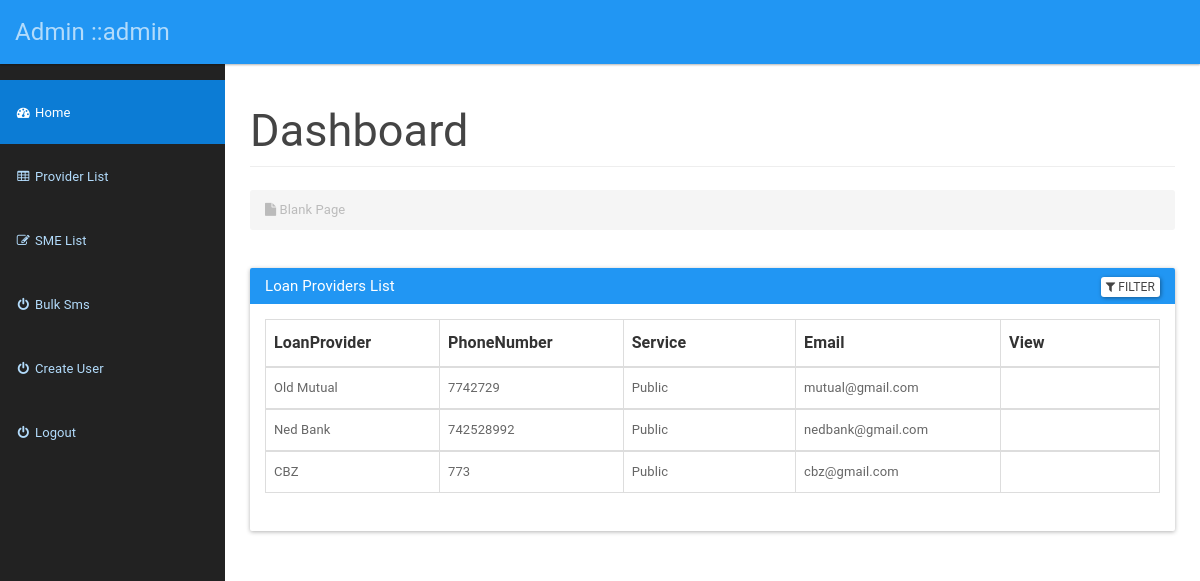
The page /admin/provider.php (signed in) on the database its author committed.
### tables this page shows
CREATE TABLE `provider` (
  `id` int(11) NOT NULL,
  `companyName` varchar(20) NOT NULL,
  `phoneNumber` int(10) NOT NULL,
  `address` varchar(200) NOT NULL,
  `businessType` varchar(20) NOT NULL,
  `regNumber` varchar(200) NOT NULL,
  `user_id` int(11) NOT NULL,
  `status` varchar(3) NOT NULL,
  `date_created` timestamp NOT NULL DEFAULT CURRENT_TIMESTAMP ON UPDATE CURRENT_TIMESTAMP,
  `email` varchar(200) NOT NULL
);

### admin/provider.php (the view, shortened to what this page needs)
<?php
include ('../conn.php');
$admin = $_SESSION['user']['username'];
?>
<!DOCTYPE html>
<html>
<head>
    <link href="assets/css/material.css" rel="stylesheet">
    <link href="assets/css/sb-admin.css" rel="stylesheet">
    <link href="assets/css/style.css" rel="stylesheet">
    <link href="assets/font-awesome/css/font-awesome.css" rel="stylesheet">
</head>
<body><div id="wrapper">
    <nav class="navbar navbar-inverse navbar-fixed-top" role="navigation">
        <div class="navbar-header">
            <a class="navbar-brand" href="home.php">Admin ::<?php echo  $admin;?></a>
        </div>
        <div class="collapse navbar-collapse navbar-ex1-collapse">
            <ul class="nav navbar-nav side-nav">
                <li class="active">
                    <a href="home.php"><i class="fa fa-fw fa-dashboard"></i> Home</a>
                </li>
                <li>
                    <a href="provider.php"><i class="fa fa-fw fa-table"></i> Provider List</a>
                </li>
                <li>
                    <a href="sme.php"><i class="fa fa-fw fa-edit"></i> SME List</a>
                </li>
                <li>
                    <a href="bulksms.php"><i class="fa fa-fw fa-power-off"></i> Bulk Sms</a>
                </li>
                <li>
                    <a href="create_user.php"><i class="fa fa-fw fa-power-off"></i> Create User</a>
                </li>
                <li>
                    <a href="home.php?logout='1'""><i class="fa fa-fw fa-power-off"></i> Logout</a>
                </li>
            </ul>
        </div>
    </nav>
    <div id="page-wrapper">
        <div class="container-fluid">
            <div class="row">
                <div class="col-lg-12">
                    <h2 class="page-header">
                        Dashboard
                    </h2>
                    <ol class="breadcrumb">
                        <li class="active">
                            <i class="fa fa-file"></i> Blank Page
                        </li>
                    </ol>
                </div>
            </div>
            <div class="panel panel-primary filterable">
                <div class="panel-heading">
                    <h3 class="panel-title"> Loan Providers List</h3>
                    <div class="pull-right">
                        <button class="btn btn-default btn-xs btn-filter"><span class="fa fa-filter"></span> Filter</button>
                    </div>
                </div>
                <div class="panel-body">
                    <table class="table table-hover table-bordered">
                        <thead>
                        <tr class="filters">
                            <th><input type="text" class="form-control" placeholder="LoanProvider" disabled></th>
                            <th><input type="text" class="form-control" placeholder="PhoneNumber" disabled></th>
                            <th><input type="text" class="form-control" placeholder="Service" disabled></th>
                            <th><input type="text" class="form-control" placeholder="Email" disabled></th>
                            <th><input type="text" class="form-control" placeholder="View" disabled></th>
                        </tr>
                        </thead>
                        <?php
                        $sql="SELECT * FROM provider";
                        $res=mysqli_query($conn,$sql);
                        while ($provider=mysqli_fetch_array($res)) {
                            echo "<tbody>";
                            echo     "<tr>";
                            echo  "<td>".$provider['companyName']."</td>";
                            echo "<td>" . $provider['phoneNumber'] . "</td>";
                            echo "<td>" . $provider['businessType'] . "</td>";
                            echo "<td>" . $provider['email'] . "</td>";
                            echo  "<td>". "</td>";
                        }
                        echo "</tr>";
                        echo "</tbody>";
                        echo "</table>";
                        ?>
                </div>
            </div>
        </div>
    </div>
</div>
</body>
</html>

### admin/assets/css/sb-admin.css (style rules this page uses)
body { margin-top: 100px; background-color: #222; }
@media (min-width:768px) { body { margin-top: 50px; } }
#wrapper { padding-left: 0; }
#page-wrapper { min-height: 900px !important; width: 100%; padding: 0; background-color: #fff; }
@media (min-width:768px) { #wrapper { padding-left: 225px; } }
@media (min-width:768px) { #page-wrapper { padding: 10px; } }
@media (min-width:768px) { .side-nav { position: fixed; top: 80px; left: 225px; width: 225px; margin-left: -225px; border: none; border-radius: 0; overflow-y: auto; background-color: #222; bottom: 0; overflow-x: hidden; padding-bottom: 40px; } }
@media (min-width:768px) { .side-nav>li>a { width: 225px; } }

### admin/assets/css/style.css (style rules this page uses)
.filterable { margin-top: 15px; }
.filterable .panel-heading .pull-right { margin-top: -20px; }
.filterable .filters input[disabled] { background-color: transparent; border: none; cursor: auto; box-shadow: none; padding: 0; height: auto; }

### rows shown on the page
provider: companyName "Old Mutual", phoneNumber "7742729", businessType "Public", email "mutual@gmail.com"
provider: companyName "Ned Bank", phoneNumber "742528992", businessType "Public", email "nedbank@gmail.com"
provider: companyName "CBZ", phoneNumber "773", businessType "Public", email "cbz@gmail.com"

### other values the page prints
$admin "admin"
